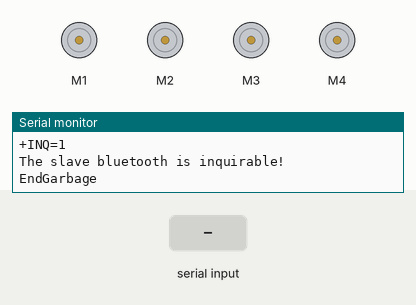
Bench run of a sketch on a simulated Arduino Uno, built with avr-gcc and run on an emulated ATmega328P. Parts: 4 × DC motor (green arrow = forward, orange = backward, longer = faster), the last lines printed to the serial monitor. The test bench sets the inputs (shaded band).

Above: at 5.2 s.
5.3 s: "I" received over Serial
At 6.0 s:
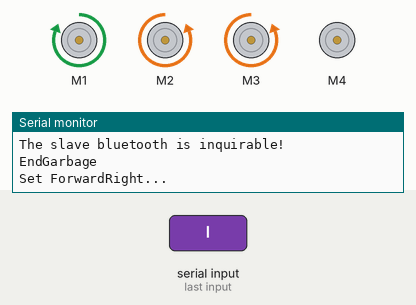
6.8 s: "G" received over the second serial link
At 7.1 s:
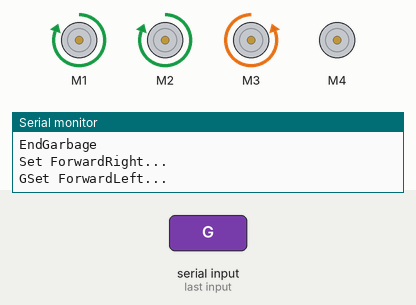
8.3 s: "F90\n" received over Serial
At 9.5 s:
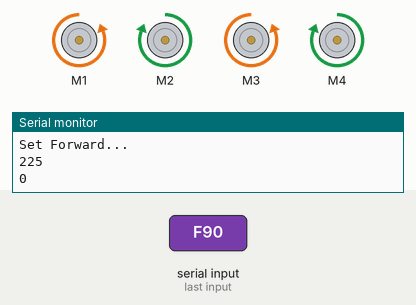
9.8 s: "I" received over the second serial link
At 10.6 s:
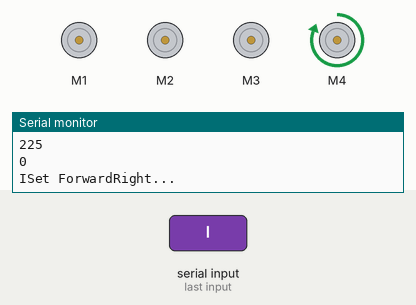
11.3 s: "F,45\n" received over Serial
At 11.8 s:
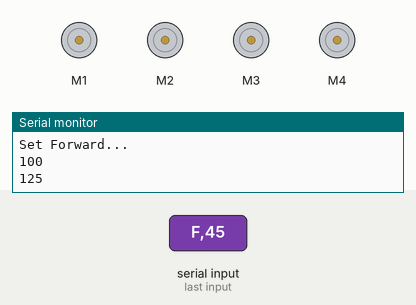
12.8 s: "F90\n" received over the second serial link
At 14.1 s:
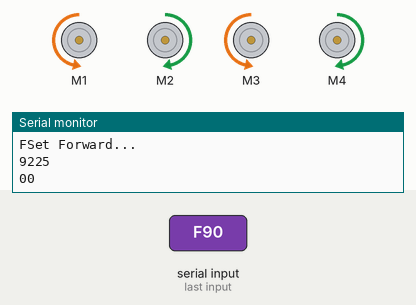
Timing chart, 0 to 15.3 s (numbered marks = the images above; inputs shaded):
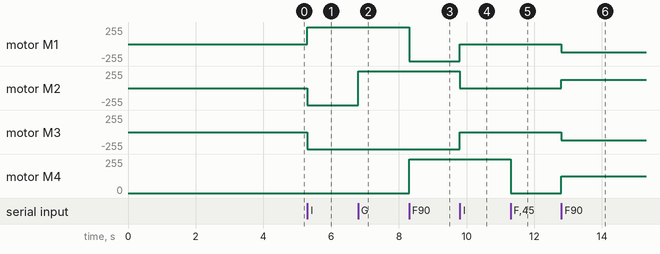

The sketch:

MongsterVehicleD.ino
```cpp
#include <AFMotor.h>
#include <SoftwareSerial.h>   //Software Serial Port

//MTC Header stuff
#define MTC_SERIAL1			 0
#define MTC_BLUETOOTH1		 1

//HARDWARE SETTINGS
#define PIN_BT_RxD					2
#define PIN_BT_TxD					3

#define DRIVE_OFF 0
#define TURN_OFF 0

//PROJECT SETTINGS
#define BT_ENABLED  1
#define DEBUG 1

int DRIVE_SPEED = 255;
int TURN_SPEED = 255;

AF_DCMotor motor1(1); //Left Drive when oriented with Mongster forward in front of you
AF_DCMotor motor2(2); //Middle "Steering" motor when oriented with Mongster forward in front of you
AF_DCMotor motor3(3); //Right Drive when oriented with Mongster forward in front of you
AF_DCMotor motor4(4); //Unused currently on Mongster1

SoftwareSerial blueToothSerial(PIN_BT_RxD, PIN_BT_TxD);

void setup()
{
    Serial.begin(9600);


    int i = 0;
    Serial.println("Set Font Off...");
    //motor2.run(FORWARD);
    //for (i=0; i<255; i++) {
    //  Serial.println(i);
    //  motor2.setSpeed(i);
    //  delay(30);
    //}

    motor1.setSpeed(0);
    motor1.run(RELEASE);
    motor2.setSpeed(0);
    motor2.run(RELEASE);
    motor3.setSpeed(0);
    motor3.run(RELEASE);
    motor4.setSpeed(0);
    motor4.run(RELEASE);
    MTCprintln("Motor Setup Complete", MTC_SERIAL1);
    if (BT_ENABLED)
    {
       pinMode(PIN_BT_RxD, INPUT);
       pinMode(PIN_BT_TxD, OUTPUT);
       MTCstartBlueTooth();
    }
}

void loop()
{
  char recvChar;
  //Process incoming local Serial
  if (Serial.available())
  {
    recvChar = Serial.read();
    setMotor(recvChar);
  }

  //Process incoming bluetooth
  if (BT_ENABLED)
  {
    if (blueToothSerial.available())
    {
      recvChar = blueToothSerial.read();
      Serial.print(recvChar);  //echo BT data to serial monitor
      setMotor(recvChar);
    }
  }
}

void MTCprint(char *data, int PORT)
{
   if (PORT == MTC_BLUETOOTH1)
   {
      blueToothSerial.print(data);
   }
   Serial.print(data);
}

void MTCprintln(char *data, int PORT)
{
   MTCprint(data, PORT);
   MTCprint("\r\n", PORT);
}

void MTCstartBlueTooth()
{
   blueToothSerial.begin(38400);                           // Set BluetoothBee BaudRate to default baud rate 38400
   //MTCprint("\r\n+STBD=38400", MTC_BLUETOOTH1);
   MTCprint("\r\n+STWMOD=0\r\n", MTC_BLUETOOTH1);             // set the bluetooth work in slave mode
   MTCprint("\r\n+STNA=Mongster1\r\n", MTC_BLUETOOTH1);    // set the bluetooth name as "SeeedBTSlave"
   MTCprint("\r\n+STOAUT=1\r\n", MTC_BLUETOOTH1);             // Permit Paired device to connect me
   MTCprint("\r\n+STAUTO=0\r\n", MTC_BLUETOOTH1);             // Auto-connection should be forbidden here
   delay(2000);                                            // This delay is required.
   MTCprint("\r\n+INQ=1\r\n", MTC_BLUETOOTH1);                // make the slave bluetooth inquirable
   MTCprintln("The slave bluetooth is inquirable!", MTC_SERIAL1);
   delay(2000);                                            // This delay is required.
   while (blueToothSerial.available())
   {
     Serial.print(char (blueToothSerial.read()));
   }
   Serial.println("EndGarbage");
   blueToothSerial.flush();
}


void setMotor(char command)
{
  switch(command){
  case 'F':
    Serial.println("Set Forward...");
    motor1.setSpeed(DRIVE_SPEED);
    motor1.run(BACKWARD);
    motor2.setSpeed(DRIVE_SPEED);
    motor2.run(FORWARD);
    motor3.setSpeed(DRIVE_SPEED);
    motor3.run(BACKWARD);
    motor4.setSpeed(DRIVE_SPEED);
    motor4.run(FORWARD);
    break;
  case 'B':
    Serial.println("Set Backward...");
    motor1.setSpeed(DRIVE_SPEED);
    motor1.run(FORWARD);
    motor2.setSpeed(DRIVE_SPEED);
    motor2.run(BACKWARD);
    motor3.setSpeed(DRIVE_SPEED);
    motor3.run(FORWARD);
    motor4.setSpeed(DRIVE_SPEED);
    motor4.run(BACKWARD);
    break;
  case 'L':
    Serial.println("Set Left...");
    motor1.setSpeed(DRIVE_SPEED);
    motor1.run(FORWARD);
    motor2.setSpeed(DRIVE_SPEED);
    motor2.run(FORWARD);
    motor3.setSpeed(DRIVE_SPEED);
    motor3.run(BACKWARD);
    motor4.setSpeed(DRIVE_SPEED);
    motor4.run(BACKWARD);
    break;
  case 'R':
    Serial.println("Set Right...");
    motor1.setSpeed(DRIVE_SPEED);
    motor1.run(BACKWARD);
    motor2.setSpeed(DRIVE_SPEED);
    motor2.run(BACKWARD);
    motor3.setSpeed(DRIVE_SPEED);
    motor3.run(FORWARD);
    motor4.setSpeed(DRIVE_SPEED);
    motor4.run(FORWARD);
    break;
  case 'S':
    Serial.println("Set Stop...");
    motor1.setSpeed(DRIVE_OFF);
    motor1.run(RELEASE);
    motor2.setSpeed(TURN_OFF);
    motor2.run(RELEASE);
    motor3.setSpeed(DRIVE_OFF);
    motor3.run(RELEASE);
    motor4.setSpeed(DRIVE_OFF);
    motor4.run(RELEASE);
    motor2.setSpeed(TURN_OFF);
    motor2.run(RELEASE);
    break;
  case 'I':  //FR
    Serial.println("Set ForwardRight...");
    motor1.setSpeed(DRIVE_SPEED);
    motor1.run(FORWARD);
    motor2.setSpeed(DRIVE_SPEED);
    motor2.run(BACKWARD);
    motor3.setSpeed(DRIVE_SPEED);
    motor3.run(BACKWARD);
    break;
  case 'J':  //BR
    Serial.println("Set BackwardRight...");
    //motor1.setSpeed(DRIVE_SPEED);
    //motor1.run(BACKWARD);
    //motor2.setSpeed(DRIVE_SPEED);
    //motor2.run(FORWARD);
    //motor3.setSpeed(DRIVE_SPEED);
    //motor3.run(FORWARD);
    break;
  case 'G':  //FL
    Serial.println("Set ForwardLeft...");
    motor1.setSpeed(DRIVE_SPEED);
    motor1.run(FORWARD);
    motor2.setSpeed(DRIVE_SPEED);
    motor2.run(FORWARD);
    motor3.setSpeed(DRIVE_SPEED);
    motor3.run(BACKWARD);
    break;
  case 'H':  //BL
    Serial.println("Set BackwardLeft...");
    //motor1.setSpeed(DRIVE_SPEED);
    //motor1.run(BACKWARD);
    //motor2.setSpeed(DRIVE_SPEED);
    //motor2.run(BACKWARD);
    //motor3.setSpeed(DRIVE_SPEED);
    //motor3.run(FORWARD);
    break;
  case 'W':  //Font ON
    Serial.println("Set Font...");

    break;
  case 'w':  //Font OFF
    Serial.println("Set Font Off...");
    motor2.run(FORWARD);
    for (int x=0; x<255; x++) {
        motor2.setSpeed(x);
        Serial.print(x);
        delay(30);
    }
    motor2.run(BACKWARD);
    for (int x=0; x<255; x++) {
        motor2.setSpeed(x);
        Serial.print(x);
        delay(30);
    }
    break;
  case 'U':  //Back ON
    break;
  case 'u':  //Back OFF
    break;
  case 'D':  //Everything OFF
    break;
  default:  //Get velocity
    if(command=='q'){
      TURN_SPEED = 255;  //Full velocity
      DRIVE_SPEED = 255;
      //yellowCar.SetSpeed_4W(velocity);
    }
    else{
      //Chars '0' - '9' have an integer equivalence of 48 - 57, accordingly.
      if((command >= 48) && (command <= 57)){
        //Subtracting 48 changes the range from 48-57 to 0-9.
        //Multiplying by 25 changes the range from 0-9 to 0-225.
        DRIVE_SPEED = (command - 48)*25;
        TURN_SPEED = (command - 48)*25;
        Serial.println(TURN_SPEED);
        //yellowCar.SetSpeed_4W(velocity);
      }
    }
  }
}
```

Measured:
- after the input at 5.3 s, motor M1: stopped → forward 255/255 at once; motor M2, motor M3: stopped → backward 255/255 at once
- after the input at 6.8 s, motor M2: backward 255/255 → forward 255/255 at once
- after the input at 8.3 s, motor M1: forward 255/255 → backward 255/255 at once; motor M4: stopped → forward 255/255 at once
- after the input at 9.8 s, motor M1, motor M3: backward 255/255 → stopped at once; motor M2: forward 255/255 → stopped at once
- after the input at 11.3 s, motor M4: forward 255/255 → stopped at once
- after the input at 12.8 s, motor M1, motor M3: stopped → backward 125/255 at once; motor M2, motor M4: stopped → forward 125/255 at once
